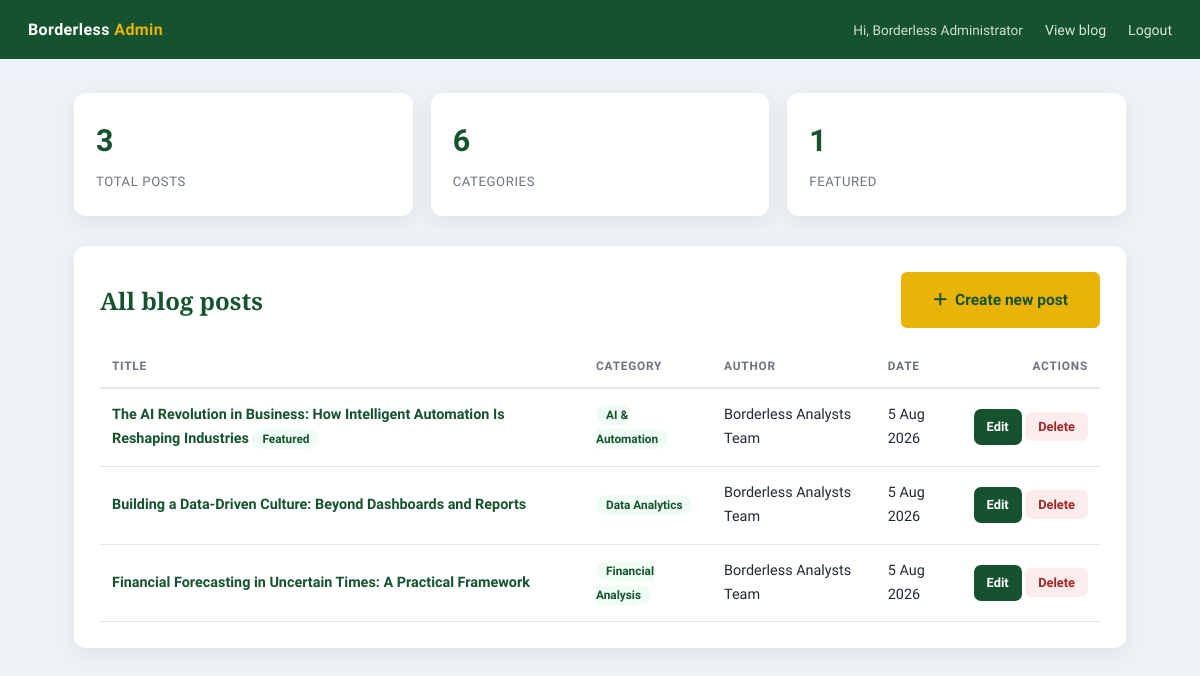
Page /admin/dashboard.php (signed in) on the committed database.
### tables this page shows
CREATE TABLE IF NOT EXISTS `posts` (
  `id` int NOT NULL AUTO_INCREMENT,
  `title` varchar(200) NOT NULL,
  `slug` varchar(220) NOT NULL,
  `category_id` int DEFAULT NULL,
  `author` varchar(120) NOT NULL DEFAULT 'Borderless Analysts Team',
  `image` varchar(255) DEFAULT NULL,
  `content` longtext NOT NULL,
  `featured` tinyint(1) NOT NULL DEFAULT '0',
  `created_at` timestamp NULL DEFAULT CURRENT_TIMESTAMP,
  `updated_at` timestamp NULL DEFAULT CURRENT_TIMESTAMP ON UPDATE CURRENT_TIMESTAMP,
  PRIMARY KEY (`id`),
  UNIQUE KEY `slug` (`slug`),
  KEY `fk_post_cat` (`category_id`)
);

CREATE TABLE IF NOT EXISTS `categories` (
  `id` int NOT NULL AUTO_INCREMENT,
  `name` varchar(80) NOT NULL,
  PRIMARY KEY (`id`),
  UNIQUE KEY `name` (`name`)
);

### includes/db.php (called while the page is built, shortened)
<?php
function e($v) { return htmlspecialchars((string)$v, ENT_QUOTES, 'UTF-8'); }

### admin/dashboard.php (the view, shortened to what this page needs)
<?php
require __DIR__ . '/auth.php';
$posts = $pdo->query("SELECT p.*, c.name AS category FROM posts p
                      LEFT JOIN categories c ON c.id = p.category_id
                      ORDER BY p.created_at DESC")->fetchAll();
$catCount = (int)$pdo->query('SELECT COUNT(*) FROM categories')->fetchColumn();
?>
<!DOCTYPE html>
<html lang="en">
<head>
<link rel="stylesheet" href="../style.css"><link rel="stylesheet" href="../blog.css">
<link rel="stylesheet" href="https://cdnjs.cloudflare.com/ajax/libs/font-awesome/6.5.0/css/all.min.css">
</head>
<body class="admin-body">
  <div class="admin-top">
    <div class="brand">Borderless <span>Admin</span></div>
    <div>
      <span style="font-size:.85rem;opacity:.8;">Hi, <?= e($_SESSION['admin_name']) ?></span>
      <a href="../blog.php" target="_blank">View blog</a>
      <a href="logout.php">Logout</a>
    </div>
  </div>
  <div class="admin-wrap">
    <div class="stat-grid">
      <div class="stat"><b><?= count($posts) ?></b><span>Total posts</span></div>
      <div class="stat"><b><?= $catCount ?></b><span>Categories</span></div>
      <div class="stat"><b><?= count(array_filter($posts, fn($p) => $p['featured'])) ?></b><span>Featured</span></div>
    </div>
    <div class="panel">
      <div class="panel-head">
        <h3>All blog posts</h3>
        <a class="btn btn-primary" href="post-form.php"><i class="fa-solid fa-plus"></i> Create new post</a>
      </div>
      <?php if (!$posts): ?>
        <p style="color:#7a8794;">No posts yet — create your first article.</p>
      <?php else: ?>
      <div style="overflow-x:auto;">
      <table class="admin-table">
        <thead><tr><th>Title</th><th>Category</th><th>Author</th><th>Date</th><th style="text-align:right">Actions</th></tr></thead>
        <tbody>
        <?php foreach ($posts as $p): ?>
          <tr>
            <td>
              <a href="../post.php?slug=<?= e($p['slug']) ?>" target="_blank" style="font-weight:600;color:var(--primary)"><?= e($p['title']) ?></a>
              <?php if ($p['featured']): ?> <span class="badge">Featured</span><?php endif; ?>
            </td>
            <td><span class="badge"><?= e($p['category'] ?? '—') ?></span></td>
            <td><?= e($p['author']) ?></td>
            <td><?= date('j M Y', strtotime($p['created_at'])) ?></td>
            <td style="text-align:right;white-space:nowrap;">
              <a class="btn-sm btn-edit" href="post-form.php?id=<?= (int)$p['id'] ?>">Edit</a>
              <form method="post" action="delete.php" style="display:inline" onsubmit="return confirm('Delete this post permanently?')">
                <button class="btn-sm btn-del" type="submit">Delete</button>
              </form>
            </td>
          </tr>
        <?php endforeach; ?>
        </tbody>
      </table>
      </div>
      <?php endif; ?>
    </div>
  </div>
</body>
</html>

### style.css (style rules this page uses)
:root { --primary: #14532d; --primary-light: #166534; --accent: #eab308; --accent-light: #facc15; --white: #ffffff; --light-bg: #f0fdf4; --gray: #6b7280; --dark-gray: #374151; --text: #1f2937; --border: #e5e7eb; --shadow: 0 4px 24px rgba(20,83,45,0.10); --shadow-lg: 0 8px 40px rgba(20,83,45,0.16); --radius: 10px; --radius-lg: 18px; --transition: 0.28s cubic-bezier(0.4,0,0.2,1); --font-heading: 'Playfair Display', Georgia, serif; --font-body: 'Source Sans 3', 'Segoe UI', sans-serif; }
*, *::before, *::after { box-sizing: border-box; margin: 0; padding: 0; }
html { scroll-behavior: smooth; }
body { font-family: var(--font-body); color: var(--text); background: var(--white); line-height: 1.7; font-size: 16px; }
a { text-decoration: none; color: inherit; }
h1,h2,h3,h4 { font-family: var(--font-heading); line-height: 1.22; color: var(--primary); }
h3 { font-size: clamp(1.15rem,2.5vw,1.5rem); font-weight: 600; }
.btn { display: inline-flex; align-items: center; gap: 8px; padding: 13px 30px; border-radius: 6px; font-family: var(--font-body); font-size: 0.97rem; font-weight: 600; border: 2px solid transparent; cursor: pointer; transition: var(--transition); }
.btn-primary { background: var(--accent); color: var(--primary); border-color: var(--accent); }

### blog.css (style rules this page uses)
.admin-body { background: #eef2f6; font-family: var(--font-body); }
.admin-top { background: var(--primary); color: #fff; padding: 16px 28px; display: flex; align-items: center; justify-content: space-between; }
.admin-top .brand { font-weight: 800; letter-spacing: .4px; }
.admin-top .brand span { color: var(--accent); }
.admin-top a { color: #fff; font-size: .88rem; margin-left: 18px; opacity: .85; }
.admin-wrap { max-width: 1100px; margin: 0 auto; padding: 34px 24px 70px; }
.stat-grid { display: grid; grid-template-columns: repeat(auto-fit,minmax(190px,1fr)); gap: 18px; margin-bottom: 30px; }
.stat { background: #fff; border-radius: 12px; padding: 22px; box-shadow: 0 6px 20px rgba(16,42,67,.07); }
.stat b { display: block; font-size: 1.9rem; color: var(--primary); }
.stat span { font-size: .82rem; color: var(--gray); text-transform: uppercase; letter-spacing: .6px; }
.panel { background: #fff; border-radius: 12px; box-shadow: 0 6px 20px rgba(16,42,67,.07); padding: 26px; }
.panel-head { display: flex; justify-content: space-between; align-items: center; margin-bottom: 18px; flex-wrap: wrap; gap: 12px; }
table.admin-table { width: 100%; border-collapse: collapse; font-size: .9rem; }
table.admin-table th { text-align: left; font-size: .74rem; letter-spacing: .8px; text-transform: uppercase; color: var(--gray); padding: 10px 12px; border-bottom: 2px solid var(--border); }
table.admin-table td { padding: 14px 12px; border-bottom: 1px solid var(--border); vertical-align: middle; }
.badge { background: var(--light-bg); color: var(--primary); border-radius: 20px; padding: 3px 10px; font-size: .74rem; font-weight: 700; }
.btn-sm { padding: 7px 13px; font-size: .8rem; border-radius: 7px; display: inline-block; font-weight: 600; }
.btn-edit { background: var(--primary); color: #fff; }
.btn-del { background: #fdecec; color: #a12626; border: none; cursor: pointer; font-family: var(--font-body); }

### rows in the picture
posts: featured "1", title "The AI Revolution in Business: How Intelligent Automation Is Reshaping Industries", shows "Featured", category.name "AI & Automation", author "Borderless Analysts Team", created_at "5 Aug 2026"
posts: title "Building a Data-Driven Culture: Beyond Dashboards and Reports", category.name "Data Analytics", author "Borderless Analysts Team", created_at "5 Aug 2026"
posts: title "Financial Forecasting in Uncertain Times: A Practical Framework", category.name "Financial Analysis", author "Borderless Analysts Team", created_at "5 Aug 2026"

### other values in the picture
$_SESSION['admin_name'] "Borderless Administrator"
count($posts) "3"
$catCount "6"
